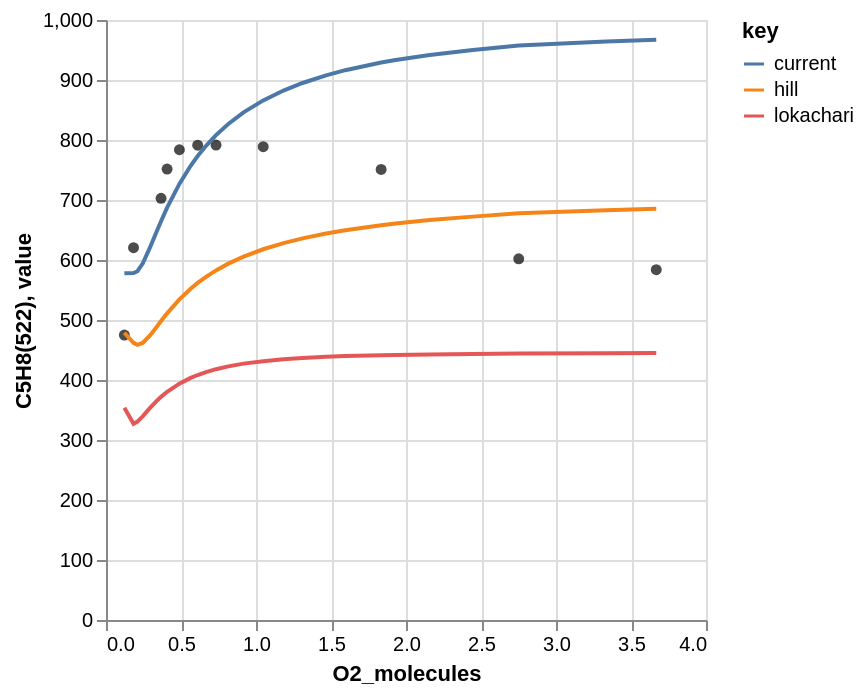

Notebook code for this chart:
### Code cell
variable = "O2_molecules"
# species = "C5H8O(825)rs"
species = "C5H8(522)"

expt = (
    altair.Chart(data_dct["experiment"])
    .mark_circle()
    .encode(x="O2_molecules", y=species, color=altair.value("black"))
)

sim_df = functools.reduce(
    lambda x, y: x.join(y, on=variable),
    [
        data_dct[source][variable, species].rename({species: source})
        for source in ["lokachari", "hill", "current"]
    ],
)
print(sim_df)

expt + altair.Chart(sim_df).mark_line().transform_fold(
    fold=["lokachari", "hill", "current"],
).encode(x=variable, y="value:Q", color="key:N")

### Figure 1 — Vega-Lite specification as saved in the notebook (floating-point values rounded to 4 significant figures)
{"config": {"view": {"continuousWidth": 300, "continuousHeight": 300}}, "layer": [{"data": {"name": "data-2f8a9a1c12736112f62a5bc1c2287cd0"}, "mark": {"type": "circle"}, "encoding": {"color": {"value": "black"}, "x": {"field": "O2_molecules", "type": "quantitative"}, "y": {"field": "C5H8(522)", "type": "quantitative"}}}, {"data": {"name": "data-ad59a79f8545f2e25272fb924d2d9cf6"}, "mark": {"type": "line"}, "encoding": {"color": {"field": "key", "type": "nominal"}, "x": {"field": "O2_molecules", "type": "quantitative"}, "y": {"field": "value", "type": "quantitative"}}, "transform": [{"fold": ["lokachari", "hill", "current"]}]}], "$schema": "https://vega.github.io/schema/vega-lite/v5.20.1.json", "datasets": {"data-2f8a9a1c12736112f62a5bc1c2287cd0": [{"phi": 3.0, "O2_molecules": 0.1223, "H2(2)": 222.8, "H2(2)_err": 11.14, "O2(6)": 11610.0, "O2(6)_err": 580.7, "CO2(13)": 136.8, "CO2(13)_err": 6.841, "CH4(33)": 62.61, "CH4(33)_err": 3.131, "CO(12)": 661.4, "CO(12)_err": 33.07, "CPT(563)": 3647.0, "CPT(563)_err": 182.4, "C2H4(52)": 1833.0, "C2H4(52)_err": 91.64, "C3H6(131)": 90.43, "C3H6(131)_err": 4.521, "H2O(5)": 309.1, "H2O(5)_err": 15.45, "CH3CHO(41)": 31.29, "CH3CHO(41)_err": 1.565, "C4H8(253)": 17.29, "C4H8(253)_err": 0.8642, "C4H6(227)": 60.73, "1,3-butadiene_er": 3.036, "C3H4O(165)": 142.5, "C3H4O(165)_err": 7.127, "C5H8(522)": 475.0, "C5H8(522)_err": 23.75, "C5H8O(825)rs": 19.23, "C5H8O(825)rs_err": 0.9616, "C6H6(970)": 0.8091, "C6H6(970)_err": 0.04045, "C5H6(478)": 111.2, "C5H6(478)_err": 5.56}, {"phi": 2.0, "O2_molecules": 0.1835, "H2(2)": 316.7, "H2(2)_err": 15.84, "O2(6)": 16260.0, "O2(6)_err": 812.9, "CO2(13)": 189.9, "CO2(13)_err": 9.494, "CH4(33)": 81.36, "CH4(33)_err": 4.068, "CO(12)": 1709.0, "CO(12)_err": 85.43, "CPT(563)": 2909.0, "CPT(563)_err": 145.4, "C2H4(52)": 2499.0, "C2H4(52)_err": 124.9, "C3H6(131)": 100.4, "C3H6(131)_err": 5.02, "H2O(5)": 655.8, "H2O(5)_err": 32.79, "CH3CHO(41)": 78.79, "CH3CHO(41)_err": 3.939, "C4H8(253)": 32.89, "C4H8(253)_err": 1.645, "C4H6(227)": 120.5, "1,3-butadiene_er": 6.023, "C3H4O(165)": 212.6, "C3H4O(165)_err": 10.63, "C5H8(522)": 620.4, "C5H8(522)_err": 31.02, "C5H8O(825)rs": 40.42, "C5H8O(825)rs_err": 2.021, "C6H6(970)": 2.495, "C6H6(970)_err": 0.1248, "C5H6(478)": 181.8, "C5H6(478)_err": 9.091}, {"phi": 1.0, "O2_molecules": 0.367, "H2(2)": 345.2, "H2(2)_err": 17.26, "O2(6)": 31840.0, "O2(6)_err": 1592.0, "CO2(13)": 435.1, "CO2(13)_err": 21.76, "CH4(33)": 138.4, "CH4(33)_err": 6.921, "CO(12)": 3334.0, "CO(12)_err": 166.7, "CPT(563)": 2224.0, "CPT(563)_err": 111.2, "C2H4(52)": 2626.0, "C2H4(52)_err": 131.3, "C3H6(131)": 146.4, "C3H6(131)_err": 7.322, "H2O(5)": 1247.0, "H2O(5)_err": 62.33, "CH3CHO(41)": 139.9, "CH3CHO(41)_err": 6.994, "C4H8(253)": 36.21, "C4H8(253)_err": 1.81, "C4H6(227)": 164.0, "1,3-butadiene_er": 8.202, "C3H4O(165)": 222.9, "C3H4O(165)_err": 11.15, "C5H8(522)": 702.8, "C5H8(522)_err": 35.14, "C5H8O(825)rs": 67.63, "C5H8O(825)rs_err": 3.382, "C6H6(970)": 2.905, "C6H6(970)_err": 0.1452, "C5H6(478)": 296.8, "C5H6(478)_err": 14.84}, {"phi": 0.9, "O2_molecules": 0.4074, "H2(2)": 417.4, "H2(2)_err": 20.87, "O2(6)": 34350.0, "O2(6)_err": 1718.0, "CO2(13)": 461.4, "CO2(13)_err": 23.07, "CH4(33)": 149.0, "CH4(33)_err": 7.451, "CO(12)": 4019.0, "CO(12)_err": 201.0, "CPT(563)": 2219.0, "CPT(563)_err": 111.0, "C2H4(52)": 2631.0, "C2H4(52)_err": 131.5, "C3H6(131)": 142.7, "C3H6(131)_err": 7.134, "H2O(5)": 1444.0, "H2O(5)_err": 72.21, "CH3CHO(41)": 150.2, "CH3CHO(41)_err": 7.512, "C4H8(253)": 36.13, "C4H8(253)_err": 1.806, "C4H6(227)": 167.3, "1,3-butadiene_er": 8.364, "C3H4O(165)": 241.9, "C3H4O(165)_err": 12.09, "C5H8(522)": 751.5, "C5H8(522)_err": 37.58, "C5H8O(825)rs": 71.63, "C5H8O(825)rs_err": 3.582, "C6H6(970)": 3.332, "C6H6(970)_err": 0.1666, "C5H6(478)": 286.5, "C5H6(478)_err": 14.33}, {"phi": 0.75, "O2_molecules": 0.4893, "H2(2)": 403.4, "H2(2)_err": 20.17, "O2(6)": 42620.0, "O2(6)_err": 2131.0, "CO2(13)": 511.7, "CO2(13)_err": 25.58, "CH4(33)": 155.2, "CH4(33)_err": 7.759, "CO(12)": 4027.0, "CO(12)_err": 201.4, "CPT(563)": 2257.0, "CPT(563)_err": 112.8, "C2H4(52)": 2407.0, "C2H4(52)_err": 120.4, "C3H6(131)": 141.8, "C3H6(131)_err": 7.09, "H2O(5)": 1569.0, "H2O(5)_err": 78.43, "CH3CHO(41)": 158.3, "CH3CHO(41)_err": 7.917, "C4H8(253)": 34.21, "C4H8(253)_err": 1.71, "C4H6(227)": 168.4, "1,3-butadiene_er": 8.422, "C3H4O(165)": 232.1, "C3H4O(165)_err": 11.61, "C5H8(522)": 783.7, "C5H8(522)_err": 39.19, "C5H8O(825)rs": 75.73, "C5H8O(825)rs_err": 3.787, "C6H6(970)": 2.826, "C6H6(970)_err": 0.1413, "C5H6(478)": 305.4, "C5H6(478)_err": 15.27}, {"phi": 0.6, "O2_molecules": 0.6112, "H2(2)": 399.9, "H2(2)_err": 20.0, "O2(6)": 53550.0, "O2(6)_err": 2677.0, "CO2(13)": 695.4, "CO2(13)_err": 34.77, "CH4(33)": 159.3, "CH4(33)_err": 7.966, "CO(12)": 4873.0, "CO(12)_err": 243.7, "CPT(563)": 2124.0, "CPT(563)_err": 106.2, "C2H4(52)": 2208.0, "C2H4(52)_err": 110.4, "C3H6(131)": 151.7, "C3H6(131)_err": 7.584, "H2O(5)": 1930.0, "H2O(5)_err": 96.48, "CH3CHO(41)": 171.3, "CH3CHO(41)_err": 8.563, "C4H8(253)": 33.84, "C4H8(253)_err": 1.692, "C4H6(227)": 171.3, "1,3-butadiene_er": 8.567, "C3H4O(165)": 228.0, "C3H4O(165)_err": 11.4, "C5H8(522)": 791.4, "C5H8(522)_err": 39.57, "C5H8O(825)rs": 77.94, "C5H8O(825)rs_err": 3.897, "C6H6(970)": 2.655, "C6H6(970)_err": 0.1327, "C5H6(478)": 329.9, "C5H6(478)_err": 16.49}, {"phi": 0.5, "O2_molecules": 0.7335, "H2(2)": 365.5, "H2(2)_err": 18.28, "O2(6)": 66130.0, "O2(6)_err": 3307.0, "CO2(13)": 660.4, "CO2(13)_err": 33.02, "CH4(33)": 167.4, "CH4(33)_err": 8.37, "CO(12)": 4607.0, "CO(12)_err": 230.3, "CPT(563)": 2139.0, "CPT(563)_err": 107.0, "C2H4(52)": 1896.0, "C2H4(52)_err": 94.78, "C3H6(131)": 146.9, "C3H6(131)_err": 7.343, "H2O(5)": 1817.0, "H2O(5)_err": 90.86, "CH3CHO(41)": 172.8, "CH3CHO(41)_err": 8.638, "C4H8(253)": 30.88, "C4H8(253)_err": 1.544, "C4H6(227)": 164.4, "1,3-butadiene_er": 8.221, "C3H4O(165)": 216.3, "C3H4O(165)_err": 10.82, "C5H8(522)": 791.6, "C5H8(522)_err": 39.58, "C5H8O(825)rs": 79.47, "C5H8O(825)rs_err": 3.973, "C6H6(970)": 2.384, "C6H6(970)_err": 0.1192, "C5H6(478)": 335.0, "C5H6(478)_err": 16.75}, {"phi": 0.35, "O2_molecules": 1.048, "H2(2)": 388.3, "H2(2)_err": 19.41, "O2(6)": 95480.0, "O2(6)_err": 4774.0, "CO2(13)": 949.7, "CO2(13)_err": 47.49, "CH4(33)": 172.4, "CH4(33)_err": 8.618, "CO(12)": 5472.0, "CO(12)_err": 273.6, "CPT(563)": 1824.0, "CPT(563)_err": 91.21, "C2H4(52)": 1834.0, "C2H4(52)_err": 91.7, "C3H6(131)": 171.9, "C3H6(131)_err": 8.595, "H2O(5)": 2414.0, "H2O(5)_err": 120.7, "CH3CHO(41)": 198.5, "CH3CHO(41)_err": 9.926, "C4H8(253)": 33.12, "C4H8(253)_err": 1.656, "C4H6(227)": 174.1, "1,3-butadiene_er": 8.704, "C3H4O(165)": 216.0, "C3H4O(165)_err": 10.8, "C5H8(522)": 788.9, "C5H8(522)_err": 39.45, "C5H8O(825)rs": 82.48, "C5H8O(825)rs_err": 4.124, "C6H6(970)": 2.192, "C6H6(970)_err": 0.1096, "C5H6(478)": 374.0, "C5H6(478)_err": 18.7}, {"phi": 0.2, "O2_molecules": 1.834, "H2(2)": 281.6, "H2(2)_err": 14.08, "O2(6)": 175300.0, "O2(6)_err": 8766.0, "CO2(13)": 961.2, "CO2(13)_err": 48.06, "CH4(33)": 142.6, "CH4(33)_err": 7.132, "CO(12)": 5091.0, "CO(12)_err": 254.6, "CPT(563)": 1753.0, "CPT(563)_err": 87.66, "C2H4(52)": 1164.0, "C2H4(52)_err": 58.21, "C3H6(131)": 168.0, "C3H6(131)_err": 8.401, "H2O(5)": 2344.0, "H2O(5)_err": 117.2, "CH3CHO(41)": 196.4, "CH3CHO(41)_err": 9.819, "C4H8(253)": 27.16, "C4H8(253)_err": 1.358, "C4H6(227)": 157.1, "1,3-butadiene_er": 7.853, "C3H4O(165)": 182.3, "C3H4O(165)_err": 9.116, "C5H8(522)": 751.0, "C5H8(522)_err": 37.55, "C5H8O(825)rs": 76.73, "C5H8O(825)rs_err": 3.837, "C6H6(970)": 1.564, "C6H6(970)_err": 0.0782, "C5H6(478)": 361.4, "C5H6(478)_err": 18.07}, {"phi": 0.13, "O2_molecules": 2.751, "H2(2)": 366.0, "H2(2)_err": 18.3, "O2(6)": 258700.0, "O2(6)_err": 12930.0, "CO2(13)": 2038.0, "CO2(13)_err": 101.9, "CH4(33)": 164.6, "CH4(33)_err": 8.228, "CO(12)": 8993.0, "CO(12)_err": 449.6, "CPT(563)": 1099.0, "CPT(563)_err": 54.96, "C2H4(52)": 1583.0, "C2H4(52)_err": 79.16, "C3H6(131)": 193.2, "C3H6(131)_err": 9.658, "H2O(5)": 4393.0, "H2O(5)_err": 219.7, "CH3CHO(41)": 238.0, "CH3CHO(41)_err": 11.9, "C4H8(253)": 30.76, "C4H8(253)_err": 1.538, "C4H6(227)": 149.2, "1,3-butadiene_er": 7.46, "C3H4O(165)": 188.3, "C3H4O(165)_err": 9.413, "C5H8(522)": 602.0, "C5H8(522)_err": 30.1, "C5H8O(825)rs": 63.51, "C5H8O(825)rs_err": 3.175, "C6H6(970)": 1.483, "C6H6(970)_err": 0.07417, "C5H6(478)": 354.7, "C5H6(478)_err": 17.74}, {"phi": 0.1, "O2_molecules": 3.668, "H2(2)": 312.6, "H2(2)_err": 15.63, "O2(6)": 344400.0, "O2(6)_err": 17220.0, "CO2(13)": 2075.0, "CO2(13)_err": 103.8, "CH4(33)": 165.6, "CH4(33)_err": 8.279, "CO(12)": 9208.0, "CO(12)_err": 460.4, "CPT(563)": 1020.0, "CPT(563)_err": 50.98, "C2H4(52)": 1710.0, "C2H4(52)_err": 85.51, "C3H6(131)": 197.3, "C3H6(131)_err": 9.867, "H2O(5)": 4699.0, "H2O(5)_err": 234.9, "CH3CHO(41)": 242.9, "CH3CHO(41)_err": 12.15, "C4H8(253)": 29.35, "C4H8(253)_err": 1.468, "C4H6(227)": 146.5, "1,3-butadiene_er": 7.326, "C3H4O(165)": 186.2, "C3H4O(165)_err": 9.311, "C5H8(522)": 583.8, "C5H8(522)_err": 29.19, "C5H8O(825)rs": 69.95, "C5H8O(825)rs_err": 3.497, "C6H6(970)": 1.117, "C6H6(970)_err": 0.05583, "C5H6(478)": 349.3, "C5H6(478)_err": 17.46}], "data-ad59a79f8545f2e25272fb924d2d9cf6": [{"O2_molecules": 0.1223, "lokachari": 353.7, "hill": 478.7, "current": 577.9}, {"O2_molecules": 0.1835, "lokachari": 327.1, "hill": 461.8, "current": 578.4}, {"O2_molecules": 0.2096, "lokachari": 330.7, "hill": 458.6, "current": 581.3}, {"O2_molecules": 0.2446, "lokachari": 339.5, "hill": 461.7, "current": 594.1}, {"O2_molecules": 0.2935, "lokachari": 353.4, "hill": 474.3, "current": 621.0}, {"O2_molecules": 0.3335, "lokachari": 364.0, "hill": 487.2, "current": 645.0}, {"O2_molecules": 0.367, "lokachari": 371.9, "hill": 498.2, "current": 664.7}, {"O2_molecules": 0.4074, "lokachari": 380.3, "hill": 511.1, "current": 687.3}, {"O2_molecules": 0.4893, "lokachari": 393.9, "hill": 534.3, "current": 726.8}, {"O2_molecules": 0.5644, "lokachari": 403.5, "hill": 552.1, "current": 757.0}, {"O2_molecules": 0.6112, "lokachari": 408.3, "hill": 561.8, "current": 773.3}, {"O2_molecules": 0.667, "lokachari": 413.2, "hill": 572.0, "current": 790.3}, {"O2_molecules": 0.7335, "lokachari": 418.0, "hill": 582.7, "current": 808.1}, {"O2_molecules": 0.8152, "lokachari": 422.7, "hill": 593.9, "current": 826.7}, {"O2_molecules": 0.9171, "lokachari": 427.3, "hill": 605.6, "current": 846.0}, {"O2_molecules": 1.048, "lokachari": 431.3, "hill": 617.9, "current": 866.0}, {"O2_molecules": 1.183, "lokachari": 434.5, "hill": 628.1, "current": 882.4}, {"O2_molecules": 1.31, "lokachari": 436.7, "hill": 636.0, "current": 895.0}, {"O2_molecules": 1.467, "lokachari": 438.7, "hill": 644.1, "current": 907.8}, {"O2_molecules": 1.595, "lokachari": 439.9, "hill": 649.6, "current": 916.4}, {"O2_molecules": 1.834, "lokachari": 441.4, "hill": 658.0, "current": 929.2}, {"O2_molecules": 1.931, "lokachari": 441.8, "hill": 660.9, "current": 933.4}, {"O2_molecules": 2.158, "lokachari": 442.6, "hill": 666.6, "current": 941.8}, {"O2_molecules": 2.446, "lokachari": 443.3, "hill": 672.3, "current": 949.9}, {"O2_molecules": 2.751, "lokachari": 444.0, "hill": 677.9, "current": 957.5}, {"O2_molecules": 3.335, "lokachari": 444.6, "hill": 683.1, "current": 964.2}, {"O2_molecules": 3.668, "lokachari": 445.1, "hill": 685.5, "current": 967.0}]}}
